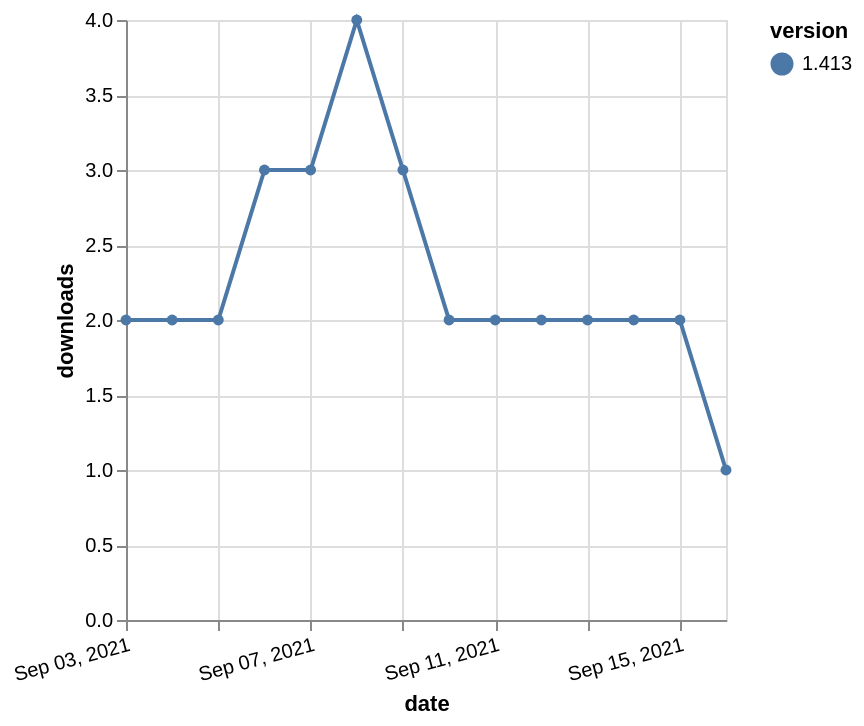

Here is the Vega-Lite specification saved for this chart:
### Vega-Lite specification from a JSON file in a GitHub repository (floating-point values rounded to 4 significant figures)
{"$schema": "https://vega.github.io/schema/vega-lite/v5.json", "description": "A simple bar chart with embedded data.", "data": {"values": [{"date": "2021-09-03", "total": 2264, "delta": 2, "version": "1.413"}, {"date": "2021-09-04", "total": 2266, "delta": 2, "version": "1.413"}, {"date": "2021-09-05", "total": 2268, "delta": 2, "version": "1.413"}, {"date": "2021-09-06", "total": 2271, "delta": 3, "version": "1.413"}, {"date": "2021-09-07", "total": 2274, "delta": 3, "version": "1.413"}, {"date": "2021-09-08", "total": 2278, "delta": 4, "version": "1.413"}, {"date": "2021-09-09", "total": 2281, "delta": 3, "version": "1.413"}, {"date": "2021-09-10", "total": 2283, "delta": 2, "version": "1.413"}, {"date": "2021-09-11", "total": 2285, "delta": 2, "version": "1.413"}, {"date": "2021-09-12", "total": 2287, "delta": 2, "version": "1.413"}, {"date": "2021-09-13", "total": 2289, "delta": 2, "version": "1.413"}, {"date": "2021-09-14", "total": 2291, "delta": 2, "version": "1.413"}, {"date": "2021-09-15", "total": 2293, "delta": 2, "version": "1.413"}, {"date": "2021-09-16", "total": 2294, "delta": 1, "version": "1.413"}]}, "width": "container", "mark": {"type": "line", "point": {"filled": true}}, "encoding": {"x": {"field": "date", "type": "temporal", "timeUnit": "yearmonthdate", "title": "date", "axis": {"labelAngle": -15}}, "y": {"field": "delta", "type": "quantitative", "title": "downloads"}, "color": {"field": "version", "type": "nominal"}, "tooltip": {"field": "delta"}}}
